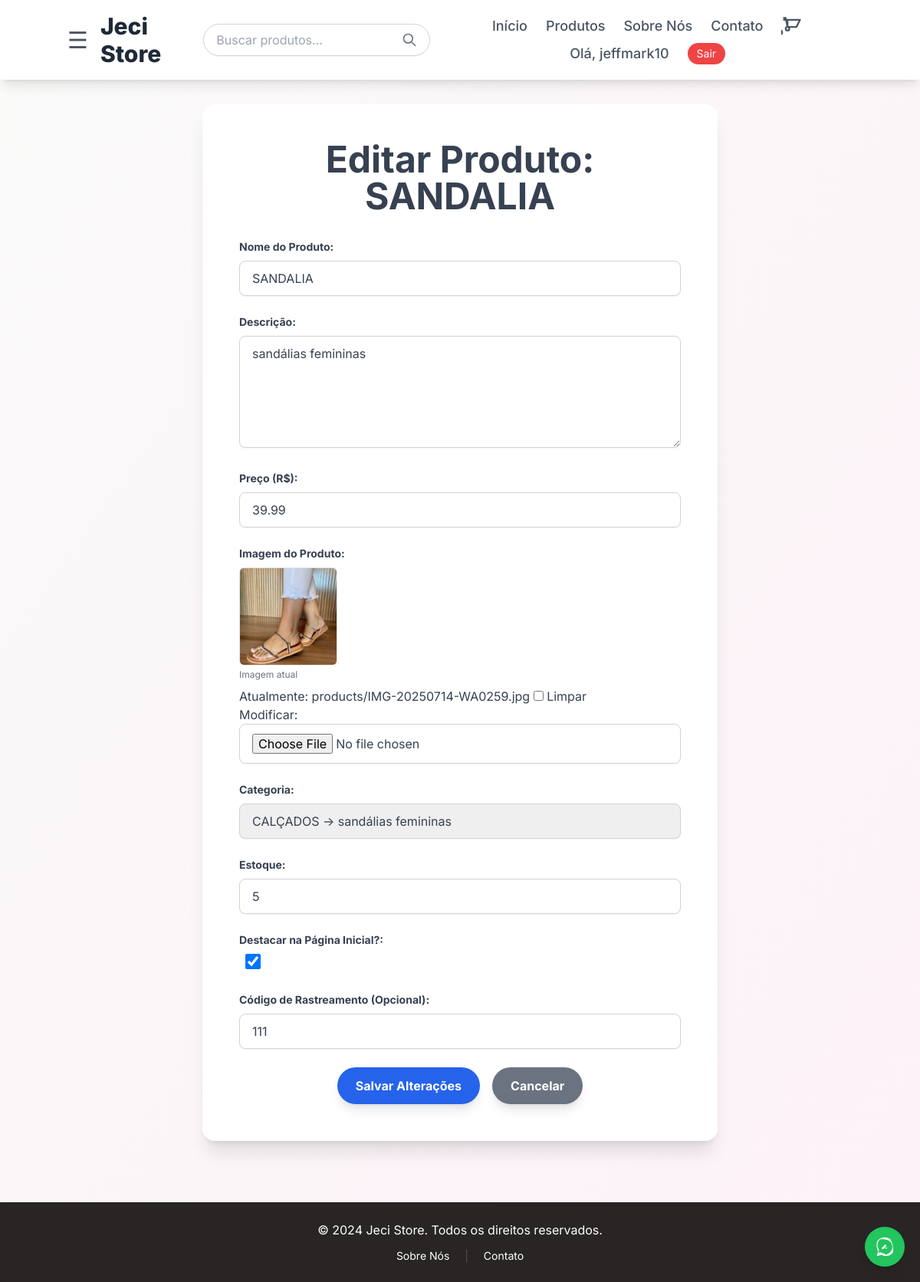
The app's page /store/vendedor/editar-produto/1/ (signed in) with its own data.
### store/models.py (models this page shows, shortened)
class Product(models.Model):
    name = models.CharField(max_length=200, verbose_name="Nome do Produto")
    description = models.TextField(verbose_name="Descrição")
    price = models.DecimalField(max_digits=10, decimal_places=2, verbose_name="Preço")
    image = models.ImageField(
        upload_to='products/',
        blank=True,
        null=True,
        verbose_name="Imagem do Produto"
    )
    category = models.ForeignKey(
        Category,
        on_delete=models.SET_NULL,
        null=True,
        blank=True,
        related_name='products', # Permite acessar produtos de uma categoria.
        verbose_name="Categoria"
    )
    seller = models.ForeignKey(
        User,
        on_delete=models.SET_NULL,
        null=True,
        blank=True,
        related_name='products_listed', # Permite acessar os produtos listados por um usuário.
        verbose_name="Vendedor"
    )
    stock = models.PositiveIntegerField(default=0, verbose_name="Estoque")
    tracking_code = models.CharField(
        max_length=50,
        blank=True,
        null=True,
        unique=True, # Garante que cada código de rastreamento seja único
        verbose_name="Código de Rastreamento"
    )
    is_featured = models.BooleanField(default=False, verbose_name="Destaque na Home")
    created_at = models.DateTimeField(auto_now_add=True, verbose_name="Criado Em")
    updated_at = models.DateTimeField(auto_now=True, verbose_name="Atualizado Em")
    class Meta:
        verbose_name_plural = "Produtos"
        ordering = ['name']

### store/views.py (the view)
    def wrap(request, *args, **kwargs):
        if not request.user.is_authenticated:
            messages.error(request, "Você precisa estar logado para acessar esta área.")
            return redirect('login') # Redireciona para a página de login
        profile = request.user.profile
        if not profile.is_seller:
            messages.warning(request, "Você não tem permissão para acessar esta área. Contate a administração se deseja se tornar um vendedor.")
            return redirect('store:user_profile') # Redireciona para o perfil se não for vendedor
        return function(request, *args, **kwargs)

### store/context_processors.py (called while the page is built, shortened)
def cart_items_count(request):
    cart_count = 0
    if request.user.is_authenticated:
        if hasattr(request.user, 'cart'):
            cart_count = request.user.cart.items.count()
    return {'cart_items_count': cart_count}

### store/models.py (called while the page is built)
    def __str__(self):
        full_path = [self.name]
        k = self.parent
        while k is not None:
            full_path.append(k.name)
            k = k.parent
        return ' -> '.join(full_path[::-1])

### store/views.py (called while the page is built)
def get_categories_tree():
    root_categories = Category.objects.filter(parent__isnull=True).prefetch_related('children')
    return root_categories

def seller_required(function):
    def wrap(request, *args, **kwargs):
        if not request.user.is_authenticated:
            messages.error(request, "Você precisa estar logado para acessar esta área.")
            return redirect('login') # Redireciona para a página de login
        profile = request.user.profile
        if not profile.is_seller:
            messages.warning(request, "Você não tem permissão para acessar esta área. Contate a administração se deseja se tornar um vendedor.")
            return redirect('store:user_profile') # Redireciona para o perfil se não for vendedor
        return function(request, *args, **kwargs)
    return wrap

@seller_required # Protege a view
def edit_product_view(request, pk):
    product = get_object_or_404(Product, pk=pk, seller=request.user)
    categories = get_categories_tree()
    if request.method == 'POST':
        form = ProductForm(request.POST, request.FILES, instance=product)
        if form.is_valid():
            form.save()
            messages.success(request, f"Produto '{product.name}' atualizado com sucesso!")
            return redirect('store:my_products')
        else:
            messages.error(request, "Por favor, corrija os erros no formulário.")
    else:
        form = ProductForm(instance=product)
    context = {
        'page_title': f'Editar Produto: {product.name}',
        'form': form,
        'product': product,
        'categories': categories,
    }
    return render(request, 'store/seller/seller_edit_product.html', context)

### templates/store/seller/seller_edit_product.html (shortened to what this page needs)
{% extends 'base.html' %}
{% block content %}
    <div class="bg-white rounded-2xl shadow-xl p-8 lg:p-12 max-w-2xl mx-auto animate-fade-in">
        <h1 class="text-4xl lg:text-5xl font-bold text-gray-700 mb-8 text-center leading-tight">Editar Produto: {{ product.name }}</h1>
        <form method="post" enctype="multipart/form-data" class="space-y-6">
            {% for field in form %}
                <div class="mb-4">
                    <label for="{{ field.id_for_label }}" class="block text-gray-700 text-sm font-bold mb-2">{{ field.label }}:</label>
                    {% if field.name == 'image' and product.image %}
                        <div class="mb-2">
                            <img src="{{ product.image.url }}" alt="Imagem Atual" class="w-32 h-32 object-cover rounded-md border border-stone-200">
                            <p class="text-xs text-gray-500 mt-1">Imagem atual</p>
                        </div>
                    {% endif %}
                    {{ field }}
                </div>
            {% endfor %}
            <div class="flex items-center justify-center gap-4">
                <button type="submit" class="bg-blue-600 hover:bg-blue-700 text-white font-bold py-3 px-6 rounded-full focus:outline-none focus:shadow-outline transition duration-300 transform hover:-translate-y-1 shadow-lg">
                    Salvar Alterações
                </button>
                <a href="{% url 'store:my_products' %}" class="bg-gray-500 hover:bg-gray-600 text-white font-bold py-3 px-6 rounded-full focus:outline-none focus:shadow-outline transition duration-300 transform hover:-translate-y-1 shadow-lg">
                    Cancelar
                </a>
            </div>
        </form>
    </div>
{% endblock %}

### templates/base.html (shortened to what this page needs)
<!DOCTYPE html>
<html lang="pt-br">
<head>
    <script src="https://cdn.tailwindcss.com"></script>
</head>
<body class="bg-gradient-to-br from-stone-50 to-pink-50 flex flex-col min-h-screen text-gray-700">
    <div id="main-content-wrapper" class="flex flex-col min-h-screen transition-all duration-500 ease-in-out">
        <header class="bg-white shadow-lg p-4 sticky top-0 z-50">
            <nav class="container mx-auto flex flex-col sm:flex-row justify-between items-center">
                <div class="flex items-center mb-2 sm:mb-0">
                    <span class="text-gray-600 text-3xl cursor-pointer mr-4" onclick="openNav()">&#9776;</span>
                    <a href="{% url 'home' %}" class="text-3xl font-extrabold text-gray-800">Jeci Store</a>
                </div>
                <div class="hidden md:block flex-grow mx-4">
                    <form action="{% url 'store:product_list' %}" method="GET" class="flex items-center border border-gray-300 rounded-full px-4 py-2 shadow-sm focus-within:ring-2 focus-within:ring-pink-500">
                        <input type="text" name="q" placeholder="Buscar produtos..." class="flex-grow outline-none bg-transparent text-gray-700" value="{{ request.GET.q|default:'' }}">
                        <button type="submit" class="text-gray-500 hover:text-pink-600 ml-2">
                            <svg xmlns="http://www.w3.org/2000/svg" class="h-5 w-5" fill="none" viewBox="0 0 24 24" stroke="currentColor" stroke-width="2">
                                <path stroke-linecap="round" stroke-linejoin="round" d="M21 21l-6-6m2-5a7 7 0 11-14 0 7 7 0 0114 0z" />
                            </svg>
                        </button>
                    </form>
                </div>
                <div class="flex flex-wrap justify-center gap-x-6 gap-y-2 text-lg items-center">
                    <a href="{% url 'home' %}" class="text-gray-600 hover:text-pink-600 font-medium transition duration-200">Início</a>
                    <a href="{% url 'store:product_list' %}" class="text-gray-600 hover:text-pink-600 font-medium transition duration-200">Produtos</a>
                    <a href="{% url 'store:about' %}" class="text-gray-600 hover:text-pink-600 font-medium transition duration-200">Sobre Nós</a>
                    <a href="{% url 'store:contact' %}" class="text-gray-600 hover:text-pink-600 font-medium transition duration-200">Contato</a>
                    <a href="{% url 'store:view_cart' %}" class="relative text-gray-600 hover:text-pink-600 transition duration-200">
                        <svg xmlns="http://www.w3.org/2000/svg" class="h-7 w-7" fill="none" viewBox="0 0 24 24" stroke="currentColor" stroke-width="2">
                            <path stroke-linecap="round" stroke-linejoin="round" d="M3 3h2l.4 2M7 13h10l4-8H5.4M7 13L5.4 5H3m4 8V5m0 8a2 2 0 100 4m0-4a2 2 0 110 4m-8 0a2 2 0 100 4m0-4a2 2 0 110 4" />
                        </svg>
                    </a>
                    {% if user.is_authenticated %}
                        <a href="{% url 'store:user_profile' %}" class="text-gray-600 hover:text-pink-600 font-medium transition duration-200">Olá, {{ user.username }}</a>
                        <a href="{% url 'logout' %}" class="bg-red-500 text-white py-1 px-3 rounded-full text-sm hover:bg-red-600 transition duration-200">Sair</a>
                    {% else %}
                        <a href="{% url 'login' %}" class="text-gray-600 hover:text-pink-600 font-medium transition duration-200">Entrar</a>
                        <a href="{% url 'store:signup' %}" class="bg-pink-600 text-white py-1 px-3 rounded-full text-sm hover:bg-pink-700 transition duration-200">Registrar</a>
                    {% endif %}
                </div>
            </nav>
        </header>
        <main class="flex-grow container mx-auto p-4 md:p-8">
            {% block content %}{% endblock %}
        </main>
        <footer class="bg-stone-800 text-white p-6 mt-12 shadow-inner">
            <div class="container mx-auto text-center">
                <p class="text-sm md:text-base">&copy; 2024 Jeci Store. Todos os direitos reservados.</p>
                <div class="mt-3 text-xs md:text-sm space-x-4">
                    <a href="{% url 'store:about' %}" class="hover:text-pink-300 transition duration-200">Sobre Nós</a>
                    <span class="text-stone-600">|</span>
                    <a href="{% url 'store:contact' %}" class="hover:text-pink-300 transition duration-200">Contato</a>
                </div>
            </div>
        </footer>
    </div>
    <a href="https://wa.me/5511999999999?text=Olá,%20gostaria%20de%20saber%20mais%20sobre%20a%20Jeci%20Store!"
       target="_blank"
       class="fixed bottom-5 right-5 z-50 bg-green-500 text-white p-3 rounded-full shadow-lg flex items-center justify-center transition duration-300 transform hover:scale-110 hover:bg-green-600">
    </a>
</body>
</html>

### templates/base.html (style rules this page uses)
body { font-family: 'Inter', sans-serif; }
.animate-fade-in { animation: fadeIn 0.6s ease-out forwards; }

### records on screen
Product: name "SANDALIA", form "SANDALIA" "sandálias femininas" "39.99" "CALÇADOS -> sandálias femininas" "5" "☑" "111", image (picture)

### other values on screen
{{ user.username }} "jeffmark10"
{{ field.label }} "Nome do Produto" "Descrição" "Preço (R$)" "Imagem do Produto" "Categoria" "Estoque" "Destacar na Página Inicial?" "Código de Rastreamento (Opcional)"
